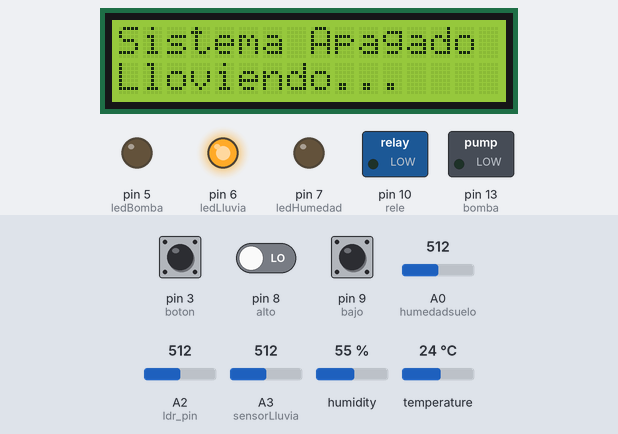
The sketch below on a simulated Arduino Uno, built with avr-gcc and run on an emulated ATmega328P. Parts: 16×2 character LCD, switched loads named in the sketch (green lamp = pin HIGH), output pins drawn as LEDs (lit = HIGH). The inputs (shaded band) are chosen by the test bench; at power-on: A3 (sensorLluvia) = 512, A0 (humedadsuelo) = 512, pin 3 (boton) HIGH, A2 (ldr_pin) = 512, pin 8 (alto) LOW, pin 9 (bajo) HIGH, humidity 55 %, temperature 24 °C. What the sketch prints to the serial monitor is not drawn.

Above: at 1.2 s.
1.3 s: A3 (sensorLluvia) set to 170
8.2 s: A3 (sensorLluvia) set to 144
At 9.9 s:
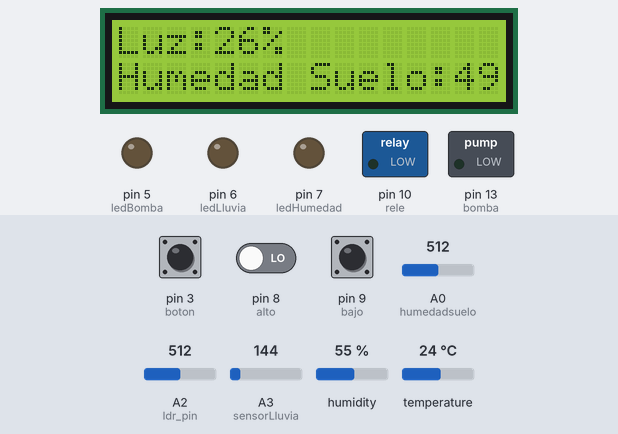
10.3 s: A3 (sensorLluvia) set to 30
At 12.3 s:
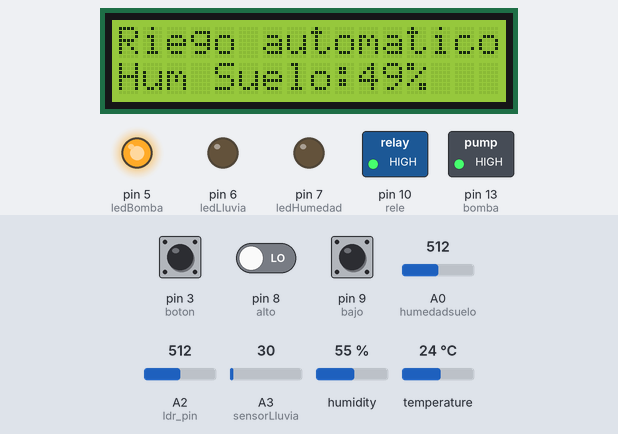
17.2 s: A0 (humedadsuelo) set to 486
At 22.4 s:
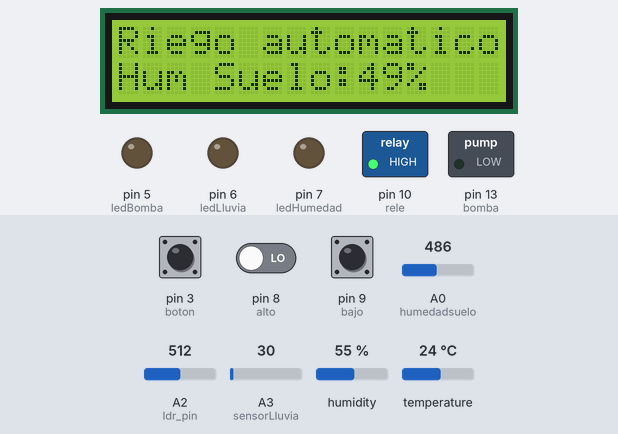
24.1 s: pin 3 (boton) pulled LOW for 0.75 s
At 25.9 s:
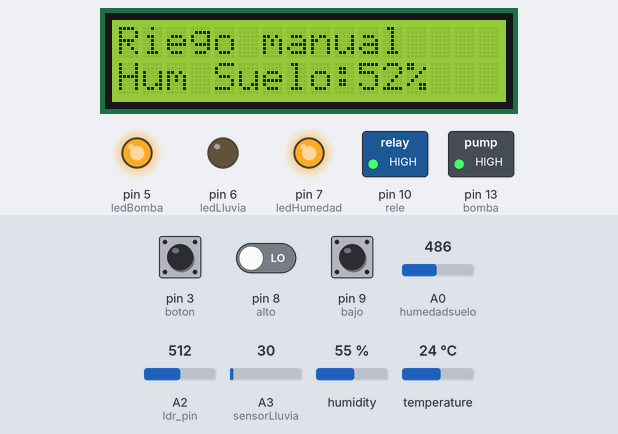
27.5 s: A2 (ldr_pin) set to 490
At 30.1 s:
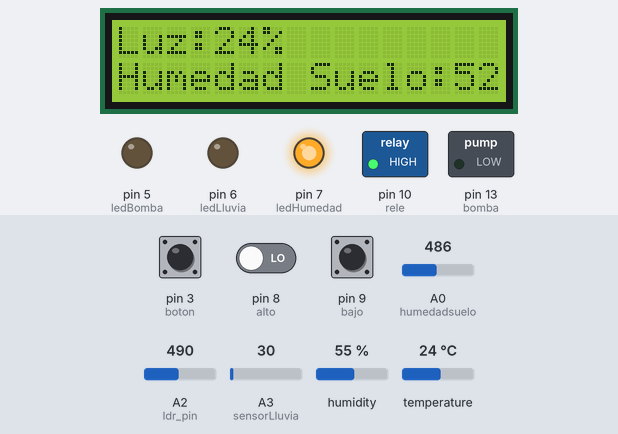
Timing chart, 0 to 31.1 s (numbered marks = the images above; inputs shaded):
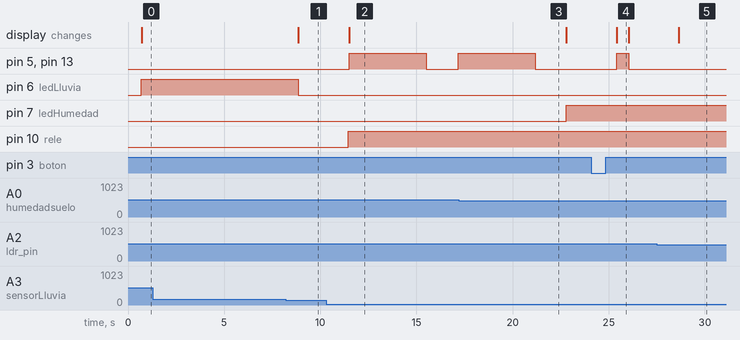

The sketch:

sistema-riego-goteo-arduino.ino
```cpp
/*POSIBLES CASOS

1 Nivel bajo de agua. Muestra temp/hum y humedad del suelo. Da aviso rellenar tanque
2 Nivel agua OK. Aviso nivel OK
      2.1 Humedad suelo OK. Muestra temp/hum y humedad suelo
      2.2 Humedad suelo NO OK. Muestra temp/hum y humedad suelo. Comienza riego.
*/

#include <DHT.h>//Incluyo la librería del sensor DHT11

////////////////////////////////Para la pantalla LCD
#include <LiquidCrystal_I2C.h> // Debe descargar la Libreria que controla el I2C
LiquidCrystal_I2C lcd(0x27, 16, 2); //SI no va, se puede poner 0x20 para probar
//el modulo es de 16 por 2. el protocolo es 0x27. si no va, probar con 0x20

//Pines del módulo I2C
//VCC GND SON LA TENSIÓN Y LA TIERRA
//SDA VA AL A4
//SCL VA AL A5

#define ldr_pin A2

//////////////////////////Configuro pines y variables
int ledHumedad = 7;
int ledLluvia = 6;
int ledBomba = 5;

int sensor = 2;//Pin 2 para el valor del sensor DHT11
int temp, humedad;//Configuro las variables de temperatura y humedad del DHT11
int boton = 3;//Pin 3 para activar manualmente la bomba
const int bomba = 13; //Pin 13 para la bomba
const int humedadsuelo = A0; //A0 para la humedad del suelo

const int bajo =9; // pin 9 nivel agua bajo
const int alto =8; // pin 8 nivel agua alto
int rele =10; // rele para activar electrovalvula

int lluvValue =0;
int lluvia;
int sensorLluvia = A3;
bool noche;
char momento;

DHT dht (sensor, DHT11);//Configuro el modelo de DHT. Es el DHT11
int botonest = 0; //Inicializamos a 0 el estado del boton

///////////////////////////////Parte de humedad suelo y riego

void setup()
{
  Serial.begin(9600);//Arrancamos el puerto serie a 9600
  dht.begin();//Arranco el sensor DHT11

  //Configuramos entradas y salidas
  pinMode(humedadsuelo, INPUT);//Configuro humedadsuelo como entrada
  pinMode(bomba, OUTPUT);//Configuro bomba como salida
  pinMode(boton, INPUT);//Configuro en boton como entrada
  pinMode(bajo, INPUT); //Configuro en nivel de agua bajo como entrada
  pinMode(alto, INPUT); //Configuro en nivel de agua alto como entrada
  pinMode(rele, OUTPUT); //Configuro en rele como salida
  pinMode( ledHumedad, OUTPUT) ;
  pinMode( ledLluvia, OUTPUT) ;
  pinMode( ledBomba, OUTPUT) ;

  //Para la pantalla LCD
  lcd.init(); //Inicializamos el LCD
  lcd.backlight(); //Activamos la luz de fondo
  lcd.clear(); //Limpiamos lo que haya en pantalla
  lcd.setCursor(0, 0); //Iniciamos el cursor en el punto 0,0
}

void loop()
{
  int SensorValue = analogRead(humedadsuelo);//Leo el valor de la humedad y lo meto en SensorValue
  int botonest = digitalRead(boton);//Leo lo que marca el boton
  int estadobajo = digitalRead(bajo); //leo nivel agua bajo
  int estadoalto= digitalRead(alto); //leo nivel agua alto

  int humedadsuelo = map(SensorValue, 1023, 0, 0, 100);

  int lluvValue =map (analogRead(sensorLluvia), 1023, 0,100, 0);
  int ldr_value = map(analogRead(ldr_pin), 1023, 0, 50, 0);

  //Leo y meto los valores de temperatura y humedad en las variables temp y humedad
  humedad = dht.readHumidity();
  temp = dht.readTemperature();

  /////Puerto serie
  //Imprimo por el puerto serie los valores de temperatura y humedad del DHT11
  Serial.print("Temperatura: "); Serial.print(temp);
  Serial.print("ºC Humedad: "); Serial.print(humedad); Serial.println("%");

  //Imprimo por el puerto serie el valor de la humedad del suelo
  Serial.print("Humedad del suelo: "); Serial.print(humedadsuelo); Serial.println("%");
  delay(500);

  /////Para mostrarlo en el LCD

  lcd.init(); //Inicializamos el LCD
  lcd.backlight(); //Activamos la luz de fondo
  lcd.clear();//blanqueamos la pantalla
  lcd.setCursor(0, 0); //Posicion: columna cero fila cero
  lcd.print("Luz:");
  lcd.print(ldr_value);
  lcd.print("%");
  lcd.setCursor(0, 1); //Posicion: columna cero fila uno
  lcd.print("Humedad Suelo:");
  lcd.print(humedadsuelo);
  lcd.print("%");


  ///*********** CONDICIONES DE RIEGO ***********

  if(estadobajo==0 && estadoalto==1){
    lcd.clear();//blanqueamos la pantalla
    lcd.setCursor(0, 0); //Posicion: columna cero fila cero
    lcd.print("Llenando tanque");
    lcd.setCursor(0, 1); //Posicion: columna cero fila cero
    lcd.print("Por favor espere");
    while(estadobajo !=1 && estadoalto !=0){
      digitalWrite(rele, LOW);
      estadobajo = digitalRead(bajo);
      estadoalto= digitalRead(alto);
    }
    digitalWrite(rele, HIGH);
  }

  if (estadobajo == 0 && botonest == 0)
  { Serial.println("Imposible regar, nivel bajo de agua. Debe rellenar el tanque");
    lcd.clear();//blanqueamos la pantalla
    lcd.setCursor(0, 0); //Posicion: columna cero fila cero
    lcd.print("IMPOSIBLE REGAR");
    lcd.setCursor(0, 1); //Posicion: columna cero fila cero
    lcd.print("Nivel bajo");
  }

  if (estadobajo == 1)
  {
    Serial.println("Nivel de agua correcto, se puede regar");

    if (SensorValue >= 500 && ldr_value < 30 && temp < 30 && lluvValue < 15) // el valor que considero seco y hay que regar es de 700
    {
      digitalWrite(rele, HIGH);
      digitalWrite(ledHumedad, LOW) ;
      // Si la tierra está seca, comenzara a regar
      // Riega durante 2 segundoS y espera a comprobar la humedad otro segundo
      Serial.println("La tierra está seca, comienza el riego automático");
      lcd.clear();//blanqueamos la pantalla
      lcd.setCursor(0, 0); //Posicion: columna cero fila cero
      lcd.print("Riego automatico");
      lcd.setCursor(0, 1); //Posicion: columna cero fila uno
      lcd.print("Hum Suelo:");
      lcd.print(humedadsuelo);
      lcd.print("%");
      digitalWrite(bomba, HIGH);
      digitalWrite(ledBomba, HIGH);
      delay(4000);
      digitalWrite(bomba, LOW);
      digitalWrite(ledBomba, LOW);
      delay(1000);

      if (botonest == 0)
      { Serial.println("No se puede activar riego manual. Riego automático activo");
        lcd.clear();//blanqueamos la pantalla
        lcd.setCursor(0, 0); //Posicion: columna cero fila cero
        lcd.print("Regando automatico");
        lcd.setCursor(0, 1); //Posicion: columna cero fila cero
        lcd.print("NO MANUAL");
        delay(1000);

      }
      } else if(lluvValue > 15){
        digitalWrite(ledLluvia, HIGH);
        lcd.clear();//blanqueamos la pantalla
        lcd.setCursor(0, 0); //Posicion: columna cero fila cero
        lcd.print("Sistema Apagado");
        lcd.setCursor(0, 1); //Posicion: columna cero fila cero
        lcd.print("Lloviendo...");
        }else{
          digitalWrite(ledLluvia, LOW);
          Serial.println("NO Detectada lluvia");
        }

    if (SensorValue < 500) //No es necesario el riego automático, pero se puede regar de forma manual
    {
      digitalWrite(rele, HIGH);
      digitalWrite(ledHumedad, HIGH);
      if (botonest == 0) {
        Serial.println("Regando de forma manual");
        lcd.clear();//blanqueamos la pantalla
        lcd.setCursor(0, 0); //Posicion: columna cero fila cero
        lcd.print("Riego manual");
        lcd.setCursor(0, 1); //Posicion: columna cero fila uno
        lcd.print("Hum Suelo:");
        lcd.print(humedadsuelo);
        lcd.print("%");
        digitalWrite(bomba, HIGH);
        digitalWrite(ledBomba, HIGH);
      }
      if (botonest == 1) {
        digitalWrite(bomba, LOW);
        digitalWrite(ledBomba, LOW);
      }
    }
  }
}
```

Measured:
- the behaviour switches between 154 and 153 on A3 (sensorLluvia) (found by bisection; images 0 and 1)
- the behaviour switches between 500 and 499 on A0 (humedadsuelo) (found by bisection; images 2 and 3)
- after the input at 1.3 s, every drawn part: stays the same
- after the input at 8.2 s, pin 6 (ledLluvia): HIGH → LOW after 0.66 s; the display: changes after 0.66 s (image 1)
- after the input at 10.3 s, pin 5 (ledBomba), pin 13 (bomba): LOW → HIGH after 1.2 s, → LOW 4.0 s later, → HIGH 1.7 s later; pin 10 (rele): LOW → HIGH after 1.1 s; the display: changes after 1.2 s (image 2)
- after the input at 17.2 s, pin 5 (ledBomba), pin 13 (bomba): goes on until 21.2 s, then stays LOW; pin 7 (ledHumedad): LOW → HIGH after 5.6 s
- after the input at 24.1 s, pin 5 (ledBomba), pin 13 (bomba): LOW → HIGH after 1.3 s, → LOW 0.62 s later; the display: changes after 1.3 s (image 4)
- after the input at 27.5 s, the display: changes after 1.1 s (image 5)
